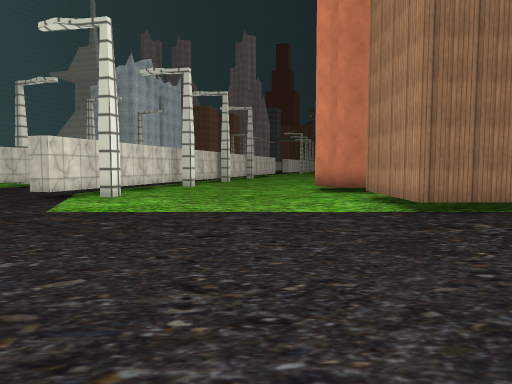
view 1 (above)

24 first-person views from a walk through a 3-D level made in the Unity game engine. The camera is 1.2 m above the floor, tilts 4° down and sees 70° across. The floor is counted in squares, 2 m on a side. Each view is taken from the middle of a square. On the plan, view 1 faces up. The plan holds only what a view shows up to about 10 squares ahead; the rest is blank. The place goes on beyond the plan. Some surface patterns are stand-ins.

view 2
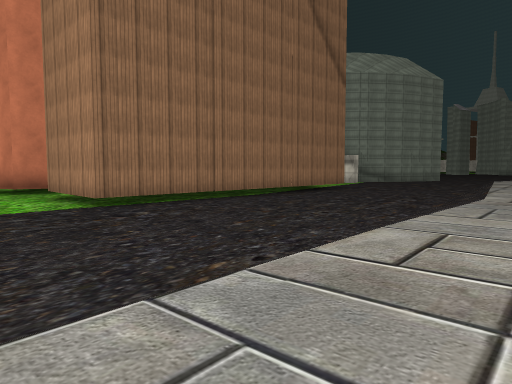

view 3
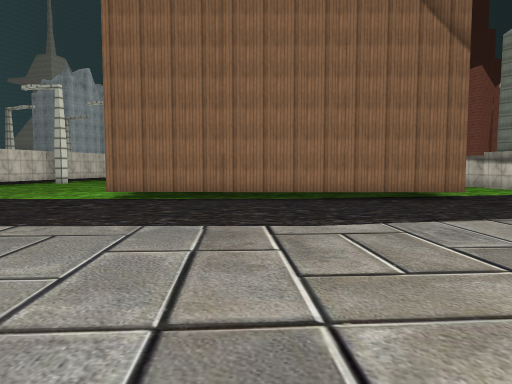

view 4
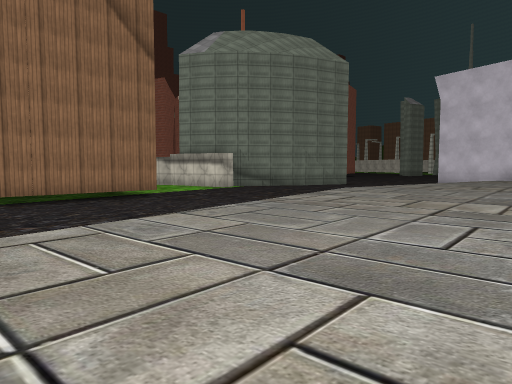

view 5
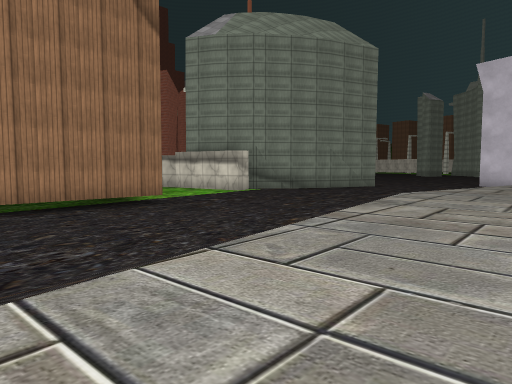

view 6
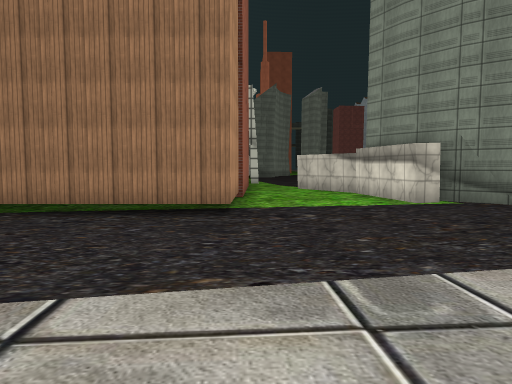

view 7
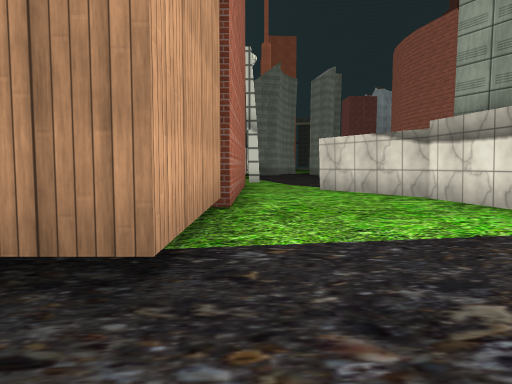

view 8
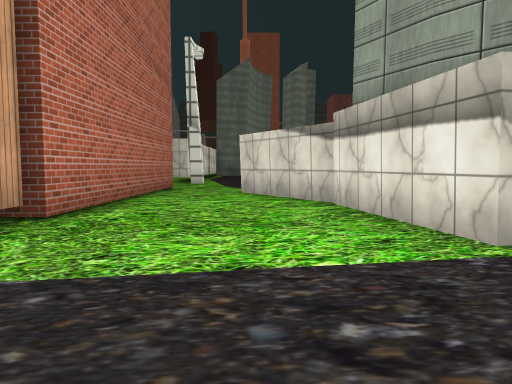

view 9
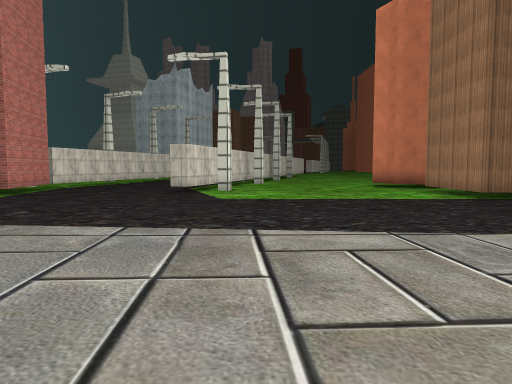

view 10
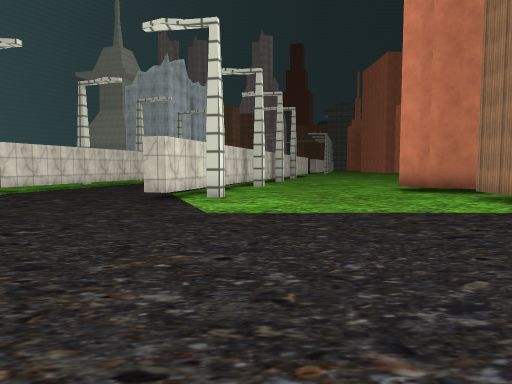

view 11
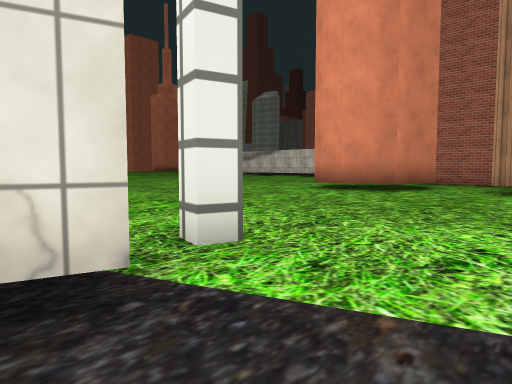

view 12
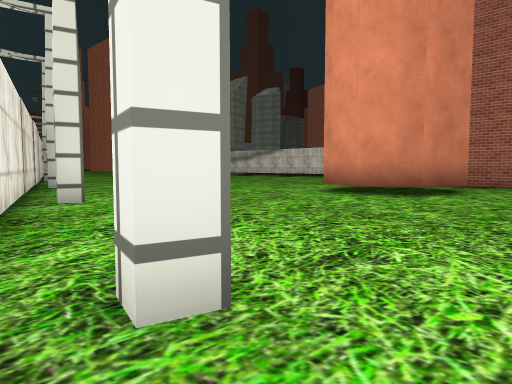

view 13
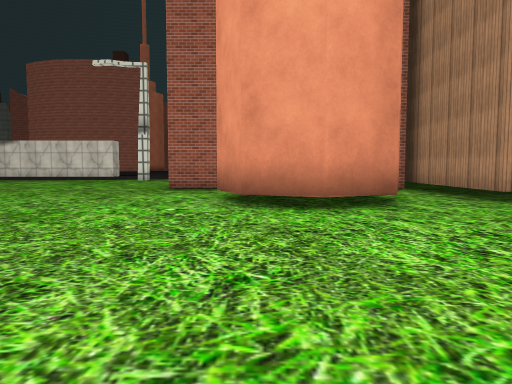

view 14
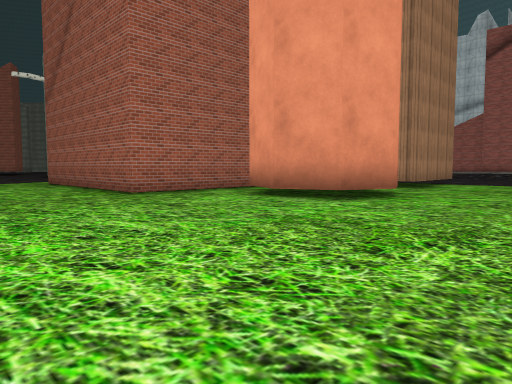

view 15
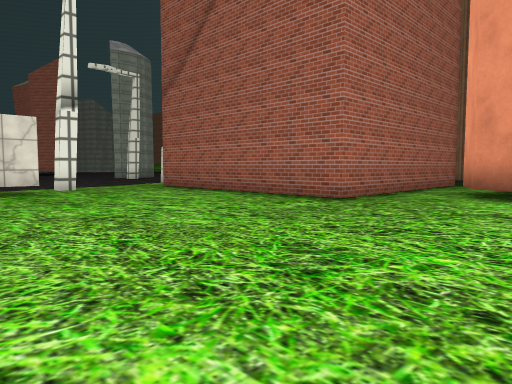

view 16
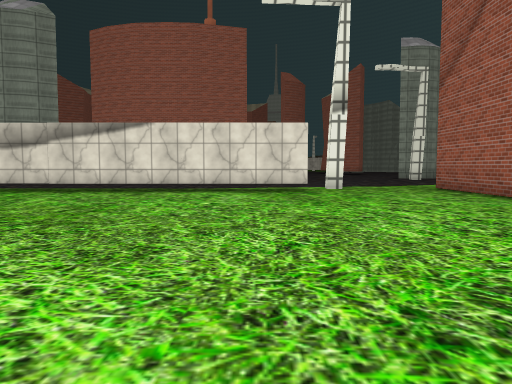

view 17
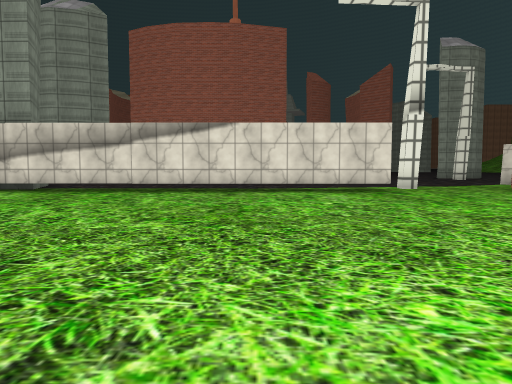

view 18
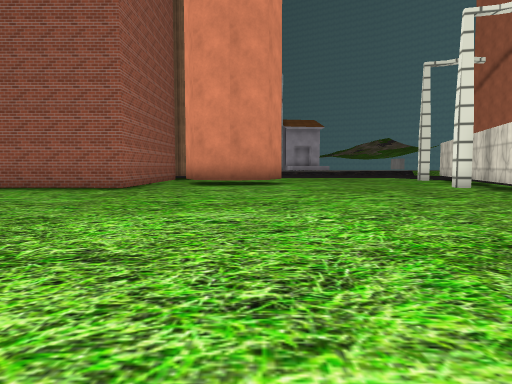

view 19
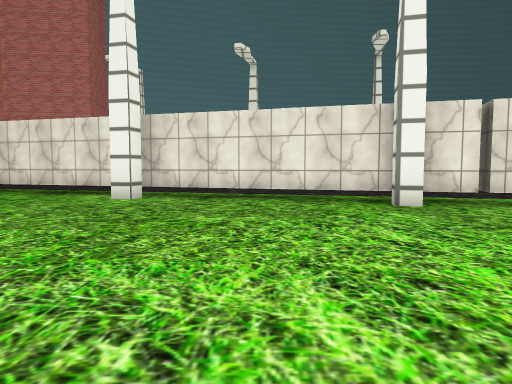

view 20
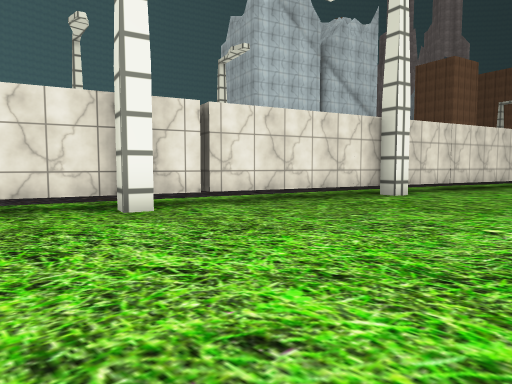

view 21
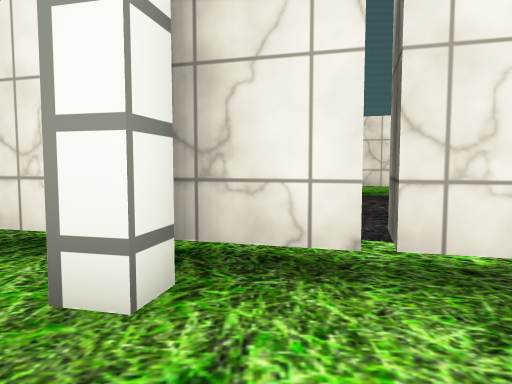

view 22
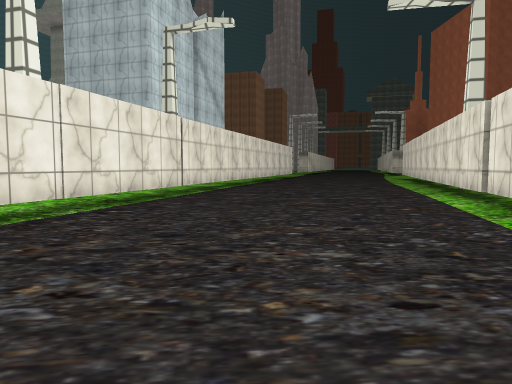

view 23
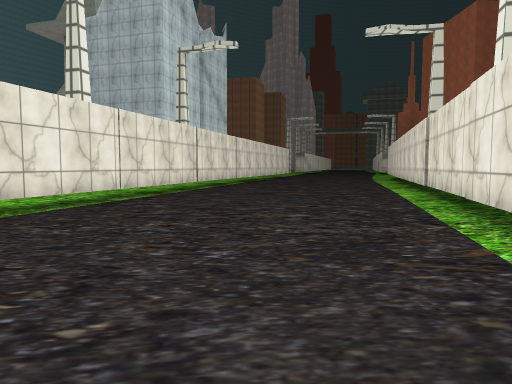

view 24
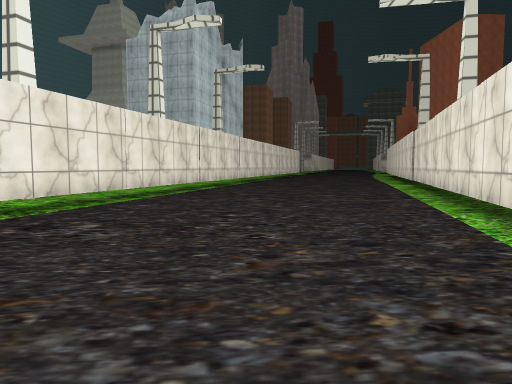

### Floor plan
Key: @ floor where view 1 was taken; # wall or solid block; . main floor; : floor 0.5 m higher than the main floor; / step, stairs or slope; ^ raised ledge; T thing the floor can be seen under or through.
Columns run from 9 left of view 1 to 18 right of it. Each row starts with its distance up from view 1.
 27        .#..      ....#
 26  ##.....T....   .....#
 25 .#......T............#
 24 .#.....TT............#
 23 .#.....T.............#
 22 ##.....T.............#
 21 #......T.............#
 20 #.....TT.............#..
 19 #.....T...............#.
 18 ......T................
 17 .....TT................
 16 .....T..........######..
 15 .....TT.........#    #..
 14 .... T......###.#    #..#
 13 ....#......####.#    #..##
 12  ...#.......## .#    #....#
 11   . #...........#    #....#
 10 ...###......#####    #....#
  9 ............#        #....#^
  8 ............#        #....
  7 ............##########....
  6 ..........................
  5 ..........................
  4  .........................
  3   ......................//
  2    ................/////::
  1    ////////////////:::::::
  0     :::::@::::::::::::::::
 -1     ::::::::: ::::::::::::
 -2      :::       ::::::::::
 -3       :         ::::

Positions as (right, up) in squares from view 1, and headings:
1: (0, 0), facing up
2: (0, -1), facing up-right
3: (7, -3), facing up
4: (7, -3), facing up-right
5: (8, -1), facing up-right
6: (13, 0), facing up
7: (13, 5), facing up
8: (15, 6), facing up
9: (-3, -3), facing up
10: (-3, 0), facing up
11: (-6, 8), facing up-right
12: (-5, 9), facing up-right
13: (-3, 14), facing right
14: (-1, 20), facing down-right
15: (3, 22), facing down-right
16: (3, 21), facing right
17: (3, 23), facing right
18: (3, 26), facing down
19: (4, 18), facing left
20: (3, 18), facing up-left
21: (0, 21), facing left
22: (-6, 16), facing up
23: (-6, 14), facing up
24: (-7, 11), facing up
